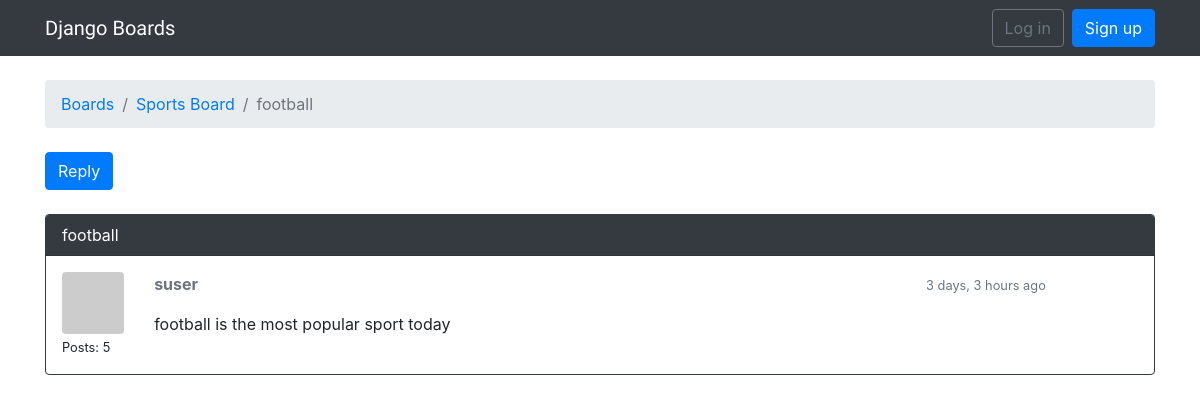
Before: /boards/1/topics/5/ with the older database file.
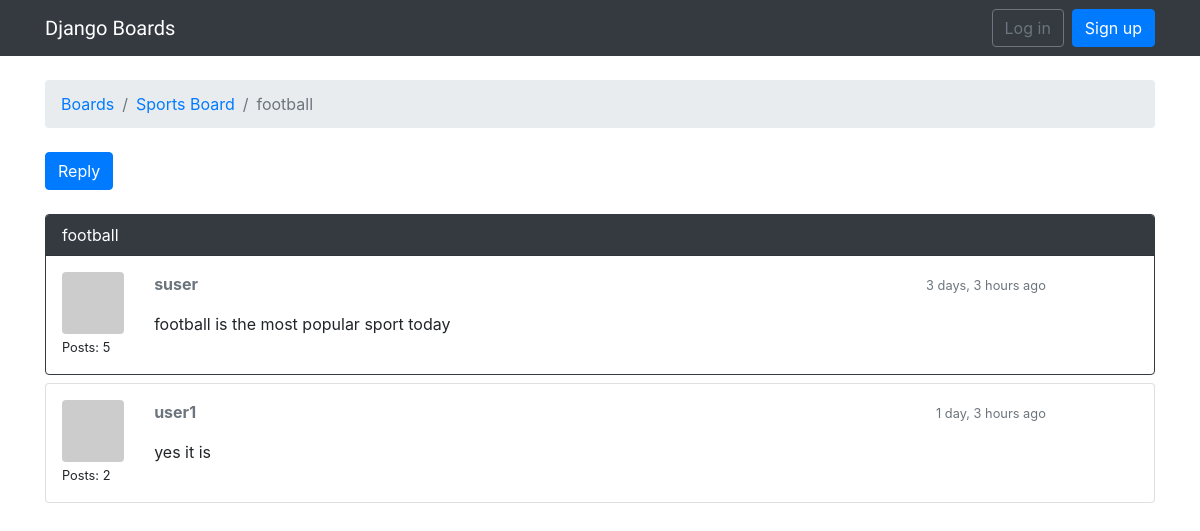
After: the same page with the newer database file.
### boards/models.py (models this page shows, shortened)
class Topic(models.Model):
    subject = models.CharField(max_length=30)
    last_update = models.DateTimeField(auto_now_add=True)
    board = models.ForeignKey('Board', related_name='topics', on_delete=models.CASCADE)
    starter = models.ForeignKey(User, related_name='topics', on_delete=models.CASCADE)
    views = models.PositiveIntegerField(default=0)

class Post(models.Model):
    message = models.TextField(max_length=4000)
    created_at = models.DateTimeField(auto_now_add=True)
    updated_at = models.DateTimeField(null=True)
    topic = models.ForeignKey(Topic, related_name='posts', on_delete=models.CASCADE)
    created_by = models.ForeignKey(User, related_name='posts', on_delete=models.CASCADE)
    updated_by = models.ForeignKey(User, null=True , related_name='+', on_delete=models.CASCADE)
    def get_message_as_markdown(self):
        return mark_safe(markdown(self.message, safe_mode='escape'))

class Board(models.Model):
    name = models.CharField(max_length=30)
    descrption = models.CharField(max_length=100)

### boards/views.py (the view)
# urls.py: path('boards/<int:pk>/topics/<int:topic_pk>/',views.PostListView.as_view(), name='topic_posts'),
class PostListView(ListView):
    model = Post
    context_object_name = 'posts'
    template_name = 'topic_posts.html'
    paginate_by = 4
    def get_context_data(self, **kwargs):
        session_key = 'viewed_topic_{}'.format(self.topic.pk)
        if not self.request.session.get(session_key, False):
            self.topic.views += 1
            self.topic.save()
            self.request.session[session_key] = True
        kwargs['topic'] = self.topic
        return super().get_context_data(**kwargs)
    def get_queryset(self):
        self.topic = get_object_or_404(Topic, board__pk=self.kwargs.get('pk'), pk=self.kwargs.get('topic_pk'))
        queryset = self.topic.posts.order_by('created_at')
        return queryset

### boards/templatetags/gravatar.py (called while the page is built)
@register.filter
def gravatar(user):
    email = user.email.lower().encode('utf-8')
    default = 'mm'
    size = 256
    url = 'https://www.gravatar.com/avatar/{md5}?{params}'.format(
        md5=hashlib.md5(email).hexdigest(),
        params=urlencode({'d': default, 's': str(size)})
    )
    return url

### templates/topic_posts.html (shortened to what this page needs)
{% extends 'base.html' %}
{% load humanize %}
{% load gravatar %}
{% load static %}
{% block breadcrumb %}
  <li class="breadcrumb-item"><a href="{% url 'home' %}">Boards</a></li>
  <li class="breadcrumb-item"><a href="{% url 'board_topics' topic.board.pk %}">{{ topic.board.name }}</a></li>
  <li class="breadcrumb-item active">{{ topic.subject }}</li>
{% endblock %}
{% block content %}
  <div class="mb-4">
    <a href="{% url 'reply_topic' topic.board.pk topic.pk %}" class="btn btn-primary" role="button">Reply</a>
  </div>
  {% for post in posts %}
      <div class="card mb-2 {% if forloop.first %}border-dark{% endif %}">
        {% if forloop.first %}
          <div class="card-header text-white bg-dark py-2 px-3">{{ topic.subject }}</div>
        {% endif %}
      <div class="card-body p-3">
        <div class="row">
          <div class="col-1">
            <img src="{{ post.created_by|gravatar }}" alt="{{ post.created_by.username }}" class="w-100 rounded">
            <small>Posts: {{ post.created_by.posts.count }}</small>
          </div>
          <div class="col-10">
            <div class="row mb-3">
              <div class="col-6">
                <strong class="text-muted">{{ post.created_by.username }}</strong>
              </div>
              <div class="col-6 text-right">
                <small class="text-muted">{{ post.created_at|naturaltime }}</small>
              </div>
            </div>
            {{ post.get_message_as_markdown }}
          </div>
        </div>
      </div>
    </div>
  {% endfor %}
{% endblock %}

Changed rows visible on the page:
added Post: created_by.posts.count "2", created_by.username "user1", created_at "1 day, 3 hours ago", get_message_as_markdown "yes it is"
